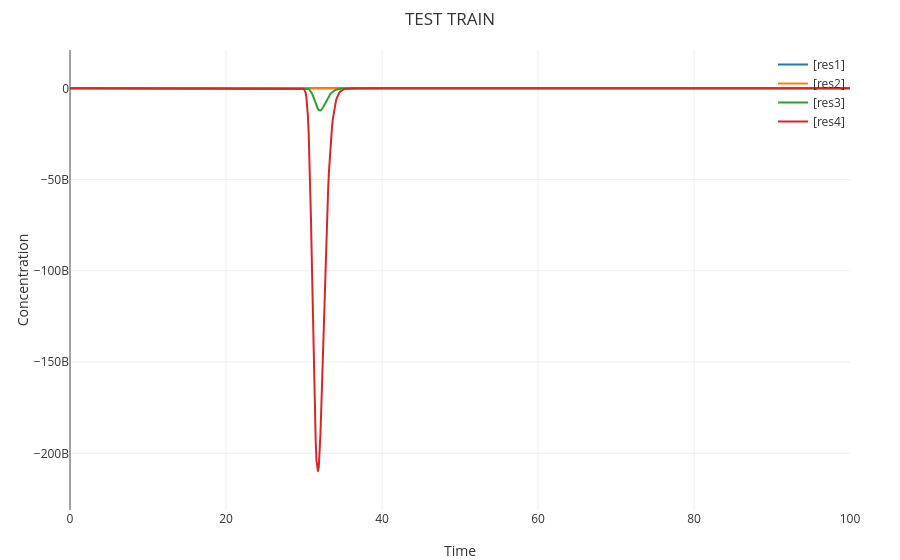

Source (notebook cell):
### Code cell
%debug off
%title "TEST TRAIN"
%preserve W0P W0N W1P W1N
directive simulation { 
  final=100; 
  plots=[res1;res2;res3;res4];
}
directive simulator deterministic
directive parameters [ k = 0.003; u = 0.1 ]

directive rates [
  res1 = [R0]-[R1];
  res2 = [LOSS1P]-[LOSS1N];
  res3 = [NW0P]-[NW0N];
  res4 = [NW1P]-[NW1N];
]	

| 1 c1
| 1e-6 c2
| 1e-6 c3
| 1e-6 c4
| 1e-6 c5
| 1e-6 c6
| 1e-6 c7
| 1 c8
//1 5.1
| 1 XP
| 0 XN
| 5.1 YP
| 0 YN
| 0 R0
| 0 R1
| 1 CB
%invoke FOUR_CLOCK(c1,c2,c3,c4,c5,c6,c7,c8,CB):(c1,c2,c3,c4,c5,c6,c7,c8,CB)
%invoke TEST_FUNC(W0P,W0N,W1P,W1N,XP,XN,c1):(R0,R1,CB)

| 0 LOSS1P
| 0 LOSS1N

%invoke LOSSC(R0,R1,YP,YN,c3):(LOSS1P,LOSS1N,c3)

| 0 NW0P
| 0 NW0N
%invoke WEIGHTC0(W0P,W0N,W1P,W1N,XP,XN,YP,YN,LOSS1P,LOSS1N,c5):(NW0P,NW0N,c5)

| 0 NW1P
| 0 NW1N
%invoke WEIGHTC1(W0P,W0N,W1P,W1N,XP,XN,YP,YN,LOSS1P,LOSS1N,c5):(NW1P,NW1N,c5)

### Figure 1 — Plotly figure (JSON) as saved in the notebook; plotly's stock layout.template omitted (floating-point values rounded to 4 significant figures; data arrays with more than 128 entries replaced by an {"elided": "..."} marker saying what was removed)
{"data": [{"line": {"width": 2}, "mode": "lines", "name": "[res1]", "x": {"elided": "1001 float values"}, "y": {"elided": "1001 float values"}}, {"line": {"width": 2}, "mode": "lines", "name": "[res2]", "x": {"elided": "1001 float values"}, "y": {"elided": "1001 float values"}}, {"line": {"width": 2}, "mode": "lines", "name": "[res3]", "x": {"elided": "1001 float values"}, "y": {"elided": "1001 float values"}}, {"line": {"width": 2}, "mode": "lines", "name": "[res4]", "x": {"elided": "1001 float values"}, "y": {"elided": "1001 float values"}}], "layout": {"font": {"color": "#333"}, "hovermode": "x unified", "legend": {"bgcolor": "rgba(0,0,0,0)", "x": 1, "xanchor": "right", "y": 1, "yanchor": "top"}, "margin": {"b": 50, "l": 70, "r": 50, "t": 50}, "paper_bgcolor": "rgba(0,0,0,0)", "plot_bgcolor": "rgba(0,0,0,0)", "title": "TEST TRAIN", "xaxis": {"range": [0, 100], "showgrid": true, "title": "Time"}, "yaxis": {"range": [-231100000000.0, 21010000000.0], "showgrid": true, "title": "Concentration"}}}
